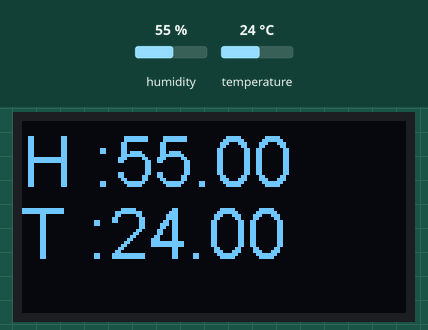
Recording of a sketch running on a simulated ESP32. On the bench: 128×64 one-colour display. The test bench sets the inputs (shaded band); at power-on: humidity 55 %, temperature 24 °C. What the sketch prints to the serial monitor is not drawn.

Above: at 5.8 s.
5.9 s: humidity set to 22 %
At 9.0 s:
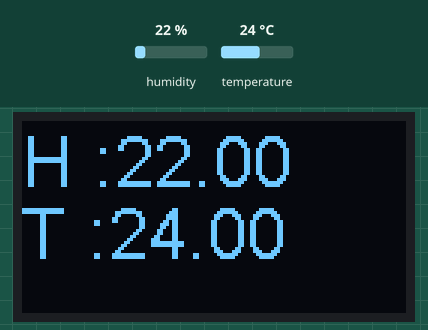
10.2 s: temperature set to 12 °C
At 11.5 s:
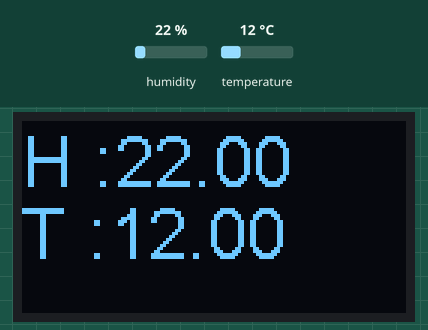
14.5 s: humidity set to 40 %
At 17.7 s:
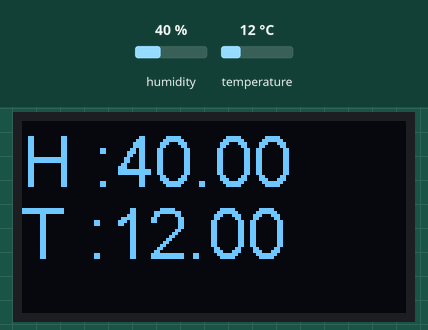
18.8 s: temperature set to 19 °C
At 21.3 s:
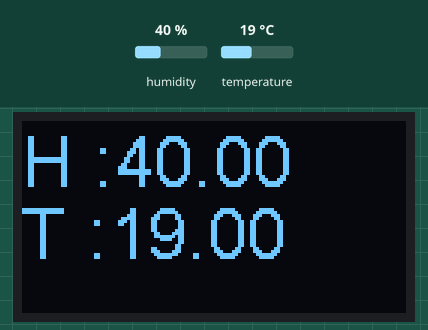
Timing chart, 0 to 22.8 s (numbered marks = the images above; inputs shaded):
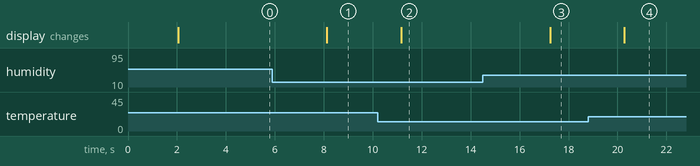

The sketch:

DHT11_OLED.ino
```cpp
#include "DHTesp.h"
#include <Wire.h>
#include "SSD1306.h"
#define DHTpin 27
DHTesp dht;
SSD1306 display(0x3c,21,22);
String myString;
int count;

void setup() {
  // put your setup code here, to run once:
  display.init();
  display.setFont(ArialMT_Plain_24);

  Serial.begin(115200);
  Serial.println();
  Serial.println("Status\tHumidity(%)\tTemperature(C)");

  dht.setup(DHTpin,DHTesp::DHT11);


}

void loop() {
  delay(2000);
  float h = dht.getHumidity();
  float t = dht.getTemperature();

  Serial.print(dht.getStatusString());
  Serial.print("\t");
  Serial.print(h);
  Serial.print("\t");
  Serial.println(t);
display.clear();

myString = "H :" + String(h);
display.drawString(0,0,myString);
display.display();
myString = "T :" + String(t);
display.drawString(0,24,myString);
display.display();
delay(1000);

}
```

Measured:
- after the input at 5.9 s, the display: changes after 2.2 s (image 1)
- after the input at 10.2 s, the display: changes after 0.97 s (image 2)
- after the input at 14.5 s, the display: changes after 2.7 s (image 3)
- after the input at 18.8 s, the display: changes after 1.5 s (image 4)
